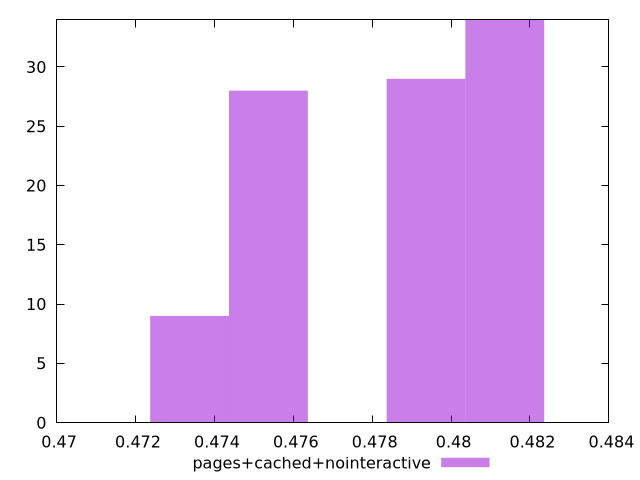

gnuplot code for this plot:
$_pagesCachedNointeractive <<EOF
0.4733717764618588 9
0.481361173532945 34
0.47536912572963036 28
0.47936382426517343 29
EOF
set key outside below
set terminal pngcairo
set output "report_00004_2020-11-02T20-21-41.718Z/render-blocking-resources/pages+cached+nointeractive//hist.png"
set yrange [0:34]
set boxwidth 0.001997349267771556
set style fill transparent solid 0.5 noborder
plot $_pagesCachedNointeractive title "pages+cached+nointeractive" with boxes ,
